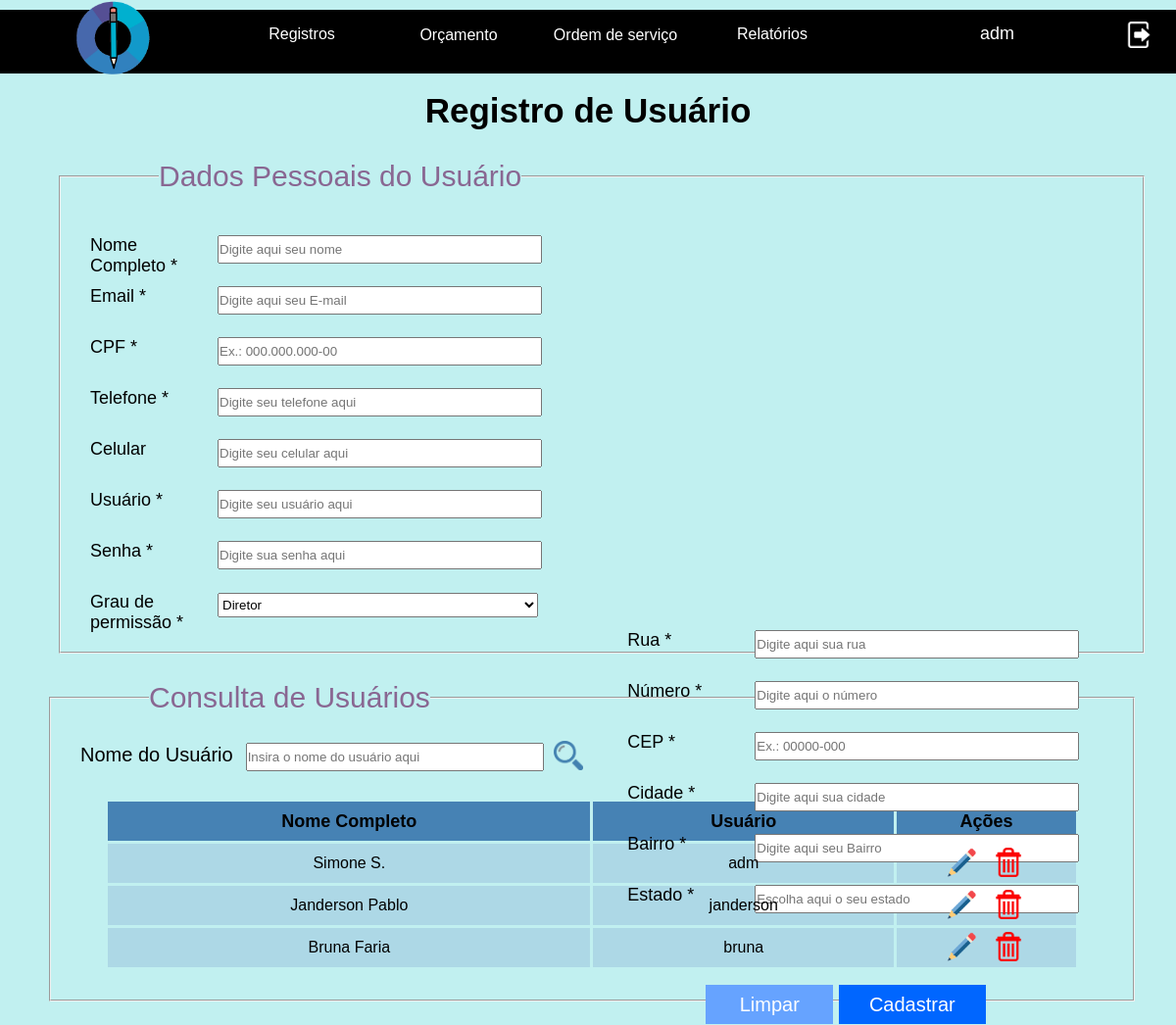
The page /paginasSistema/diretor/registroUsuarioForm.php?retorno=1 (signed in) on the database its author committed.
### tables this page shows
CREATE TABLE `usuarios` (
  `id` smallint(5) UNSIGNED ZEROFILL NOT NULL COMMENT 'Campo responsável pelo código determinante do perfil do usuário.',
  `usuario` varchar(50) NOT NULL COMMENT 'Campo responsável pelo nome de usuário do funcionário.',
  `senha` char(32) NOT NULL COMMENT 'Campo responsável pela senha do usuário do funcionário.',
  `cpf` bigint(11) UNSIGNED ZEROFILL NOT NULL COMMENT 'Campo responsável pelo CPF do funcionário.',
  `nome` varchar(70) NOT NULL COMMENT 'Campo responsável pelo nome completo do funcionário.',
  `graupermissao` tinyint(3) UNSIGNED ZEROFILL NOT NULL COMMENT 'Campo responsável pelo grau de permissão do usuário do funcionário na empresa (Customizador, atendente e diretor).',
  `fone1` bigint(11) UNSIGNED NOT NULL COMMENT 'Campo responsável pelo telefone principal do funcionário.',
  `fone2` bigint(11) UNSIGNED DEFAULT NULL COMMENT 'Campo responsável pelo telefone secundário do funcionário, caso ele possua outro.',
  `email` varchar(100) NOT NULL COMMENT 'Campo responsável pelo email do funcionário cadastrado no usuário.',
  `cep` int(8) UNSIGNED ZEROFILL NOT NULL COMMENT 'Campo responsável pelo CEP da residência do funcionário.',
  `rua` varchar(100) NOT NULL COMMENT 'Campo responsável pela rua que o funcionário habita.',
  `numero` smallint(5) UNSIGNED NOT NULL COMMENT 'Campo responsável pelo número da casa/apartamento que o funcionário habita.\n',
  `cidade` varchar(60) NOT NULL COMMENT 'Campo responsável pela cidade que o funcionário habita.',
  `bairro` varchar(60) NOT NULL COMMENT 'Campo responsável pelo bairro que o funcionário habita.',
  `estado` char(2) NOT NULL COMMENT 'Campo responsável pelo estado que o funcionário habita.'
);

### paginasSistema/diretor/registroUsuarioForm.php (the view, shortened to what this page needs)
<?php
  	if (isset($_SESSION['idLogado']) && $_SESSION['nivelLogado']==1) {
 ?>
 <!DOCTYPE html>
<html lang="pt-br">
	<head>
		<link rel="stylesheet" href="../../css/diretor/registroUsuario.css">
</head>
<body>
<?php include("menuDiretor.php"); ?>
	<main id="conteudo">
		<form action="registraUsuario.php" method="POST" onsubmit="return validarCampos('sim')" id="formRegistroUsuario">
<br>
				<h2 id="titulo">Registro de Usuário</h2>
			<fieldset id="cadastroClientes" class="fieldsets">
				<legend class="legend"> Dados Pessoais do Usuário</legend>
				<br>
				<div id="ladoEsquerdoGrande">
				<label for="nomecompleto" class="ladoEsquerdo">Nome Completo *</label>
				<input type="text" name="nomeCompleto" placeholder="Digite aqui seu nome" class="input"  id="nomecompleto">
				<br><br>
				<label for="email" class="ladoEsquerdo">Email *</label>
				<input type="text" name="email" placeholder="Digite aqui seu E-mail" class="input"  id="email">
				<br><br>
				<label for="cpf" class="ladoEsquerdo">CPF *</label>
				<input type="text" placeholder="Ex.: 000.000.000-00" class="input" name="cpf" id="cpf">
				<br><br>
				<label for="telefone" class="ladoEsquerdo">Telefone *</label>
				<input type="text" class="input" placeholder="Digite seu telefone aqui" id="telefone" name="telefone">
				<br><br>
				<label for="celular" class="ladoEsquerdo">Celular</label>
				<input type="text" class="input" placeholder="Digite seu celular aqui" id="celular" name="celular">
				<br><br>
				<label for="usuario" class="ladoEsquerdo">Usuário *</label>
				<input type="text" class="input" onblur="validaUsuario()" placeholder="Digite seu usuário aqui" id="usuario" name="usuario">
				<br><br>
				<label for="senha" class="ladoEsquerdo">Senha *</label>
				<input type="password" class="input" placeholder="Digite sua senha aqui" id="senha" name="senha">
				<br><br>
				<label class = "ladoEsquerdo" for = "estado"> Grau de permissão * </label>
						<select id = "permissao" name="permissao" class="input">
							<option value="1">Diretor</option>
						</select>
				<br>
				</div>
			<div id="ladoDireitoGrande">
				<label for="rua" class="ladoEsquerdo">Rua *</label>
				<input type="text" placeholder="Digite aqui sua rua" name="rua" class="input"  id="rua">
<br><br>
				<label for="numero" class="ladoEsquerdo">Número *</label>
				<input type="text" placeholder="Digite aqui o número" onkeyup="somenteNumeros(this);" name="numero" class="input" id="numero" maxlength="4">
<br><br>
				<label for="cep" class="ladoEsquerdo">CEP *</label>
				<input type="text"   placeholder="Ex.: 00000-000" class="input" name="cep" id="cep">
<br><br>
				<label for="cidade" class="ladoEsquerdo">Cidade *</label>
				<input type="text" name="cidade" class="input" onkeypress="return lettersOnly(event);" placeholder="Digite aqui sua cidade" id="cidade">
<br><br>
				<label for="bairro" class="ladoEsquerdo">Bairro *</label>
				<input type="text" name="bairro" onkeypress="return lettersOnly(event);"  class="input" id="bairro" placeholder="Digite aqui seu Bairro">
<br><br>
				<label for = "estado" class="ladoEsquerdo"> Estado *</label>
						<input list = "listaEstados" onkeypress="return lettersOnly(event);" class="input" name = "estados" id="estado" placeholder="Escolha aqui o seu estado" maxlength="2">
<br><br>
					<button type = "reset" class="botao" id="botaoLimpar">
						Limpar
				</button>
					<button type = "submit" class="botao" id="botaoCadastrar">
						Cadastrar
					</button>
				</div>
			</fieldset>
			</form>
	<fieldset id="consultaUsuarios" class="fieldsets">
    <legend class="legend">Consulta de Usuários</legend>
		<form action="registroUsuarioForm.php" method="GET" id="formConsultaUsuario">
					<label for="consultaUsuario" id="legendaConsulta">Nome do Usuário</label>
					<input type="text" name="consultaUsuario" id="consultaUsuario" placeholder="Insira o nome do usuário aqui">
						<button type = "submit" class="botaoConsulta" id="botaoConsulta">
							<img src = "../../img/lupa.png" alt="botao para consultar o usuário" id="imgLupa">
            </button>
		</form>
<br><br>
    <table id="tabela">
      <tr>
        <th class = "tabelaNome">Nome Completo</th>
        <th class = "tabelaUsuarios">Usuário</th>
        <th class = "tabelaAcoes">Ações</th>
      </tr>
      <?php
        require_once("../conexaoBanco.php");
        $comando = "";
        if (isset($_GET['consultaUsuario'])==false) {
          $comando = "SELECT * FROM usuarios";
        }elseif (isset($_GET['consultaUsuario'])==true && $_GET['consultaUsuario']=="") {
          $comando = "SELECT * FROM usuarios";
        }elseif (isset($_GET['consultaUsuario'])==true && $_GET['consultaUsuario']!="") {
          $busca = $_GET['consultaUsuario'];
          $comando="SELECT * FROM usuarios WHERE LOWER(nome) LIKE '".$busca."%'";
        }
        $resultado = mysqli_query($conexao, $comando);
        $linhas = mysqli_num_rows($resultado);
        if ($linhas == 0) {
       ?>
       <tr>
         <td class = "outrasClasses" colspan="3">Nunhum usuário encontrado</td>
       </tr>
      <?php
        }
        else{
          $usuariosRetornados = array();
          while ($cadaLinha = mysqli_fetch_assoc($resultado)) {
            array_push($usuariosRetornados, $cadaLinha);
          }
          foreach ($usuariosRetornados as $cadaUsuario) {
      ?>
      <tr>
        <td class = "outrasClasses"> <?php echo $cadaUsuario['nome'];?> </td>
        <td class = "outrasClasses"> <?php echo $cadaUsuario['usuario'];?> </td>
        <td class = "outrasClasses">
          <form action="editaUsuarioForm.php" method="POST">
				<button type="submit" class="botaoLapis">
				<img src="../../img/lapis.png" class="imgLapis" alt="botao editar" />
				</button>
          </form>
          <form action="excluiUsuario.php" method="POST">
				<button type="submit" class="botaoLixeira">
				<img src="../../img/lixeira.png" class="imgLixeira" alt="botao excluir" />
				</button>
          </form>
        </td>
      </tr>
      <?php
    }
  }
       ?>
     </table>
</fieldset>
</main>
</body>
</html>
<?php
  }else {
    header("Location: ../../paginasSite/entrar.php");
  }
 ?>

### css/diretor/registroUsuario.css (style rules this page uses)
* { margin: 0px; padding: 0px; font-family: Century Gothic, Arial; }
html, body { width: 100%; height: 99.19%; background-color: rgb(193, 240, 240); }
main { width: 100%; height: 94.2%; }
.tabelaNome { background-color: #4682B4; width: 40%; font-size: 18px; }
.tabelaUsuarios { background-color: #4682B4; width: 25%; font-size: 18px; }
.tabelaAcoes { background-color: #4682B4; width: 15%; font-size: 18px; }
.outrasClasses { background-color: #ADD8E6; font-size: 16px; }
main { width: 100%; height: 95%; }
#titulo { text-align: center; Font-size: 35px; }
#formRegistroUsuario { height: 440px; margin-bottom: 180px; }
#cadastroClientes { width: 92%; margin-left: 60px; margin-top: 30px; height: 500px; font-size: 20px; margin-bottom: 20px; }
.ladoEsquerdo { margin-left: 20px; font-size: 18px; float: left; width: 100px; }
.input { width: 327px; height: 25px; margin-left: 30px; }
#ladoEsquerdoGrande { float: left; height: 90%; width: 50%; margin-left: 10px; font-size: 20px; }
#ladoDireitoGrande { float: right; margin-right: 60px; height: 90%; width: 44%; font-size: 20px; }
#consultaUsuarios { width: 92%; margin-left: 50px; margin-top: 30px; font-size: 29px; }
table, th, td { border-collapse: collapse; border: 3px solid rgb(193, 240, 240); margin-bottom: 30px; }
table { margin-left: 5%; width: 90%; text-align: center; }
th { height: 40px; }
td { height: 40px; }
#legendaConsulta { margin-left: 30px; font-size: 20px; margin-bottom: -10px; margin-top: 10px; float: left; }
#consultaUsuario { width: 300px; height: 25px; margin-left: 13px; float: left; margin-top: 9px; }
button { cursor: pointer; border: none; }
.botao { margin-top: 50px; border: none; color: white; height: 40px; font-size: 20px; }
#botaoLimpar { margin-left: 100px; background-color: #66a3ff; width: 130px; }
#botaoCadastrar { background-color: #0066ff; width: 150px; }
#botaoConsulta { background-color: transparent; height: 10px; width: 5px; float: left; margin-bottom: 20px; margin-left: 10px; }
#imgLupa { width: 30px; height: 30px; margin-top: 7px; }
.botaoLapis { float: left; vertical-align: center; background-color: transparent; margin-left: 28%; }
.imgLapis { width: 30px; height: 30px; }
.botaoLixeira { float: left; border: none; background-color: transparent; margin-left: 10%; }
.imgLixeira { width: 30px; height: 30px; }
.legend { margin-left: 100px; margin-bottom: 20px; color: rgb(137, 103, 146); font-size: 30px; }

### rows shown on the page
usuarios: nome "Simone S.", usuario "adm"
usuarios: nome "Janderson Pablo", usuario "janderson"
usuarios: nome "Bruna Faria", usuario "bruna"

### other values the page prints
$_SESSION['usuarioLogado'] "adm"
